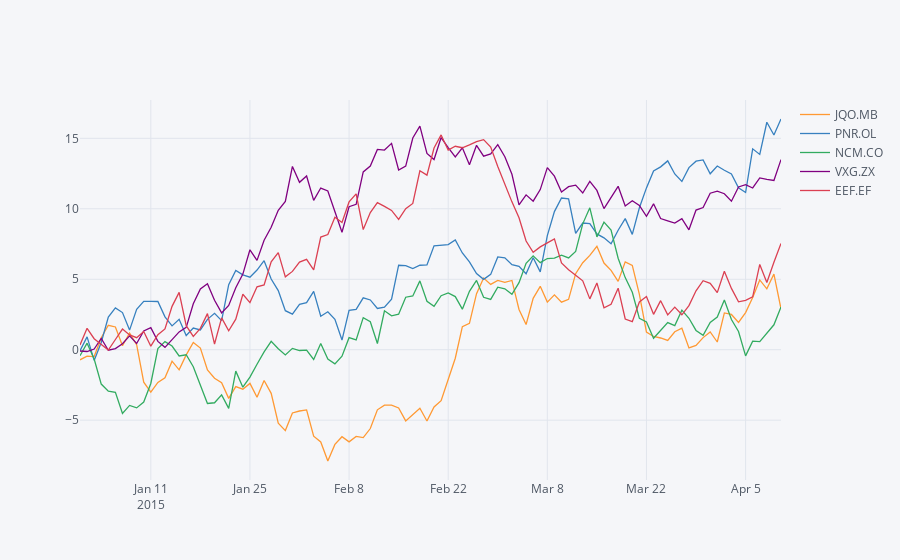

Source (notebook cell):
### Code cell
#df.iplot(kind='scatter', filename='cufflinks/cf-simple-line') #instead use offline:
iplot(df.iplot(asFigure=True,kind='scatter',filename='cufflinks/cf-simple-line'))
